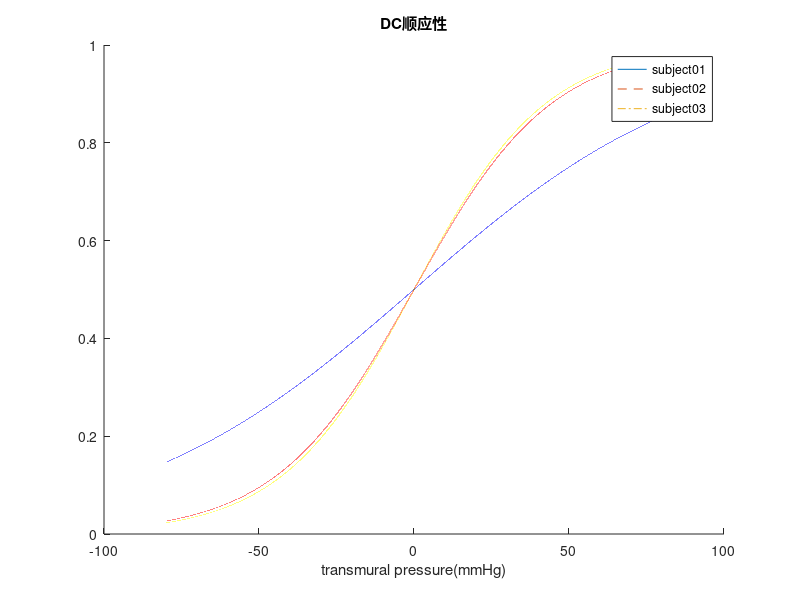
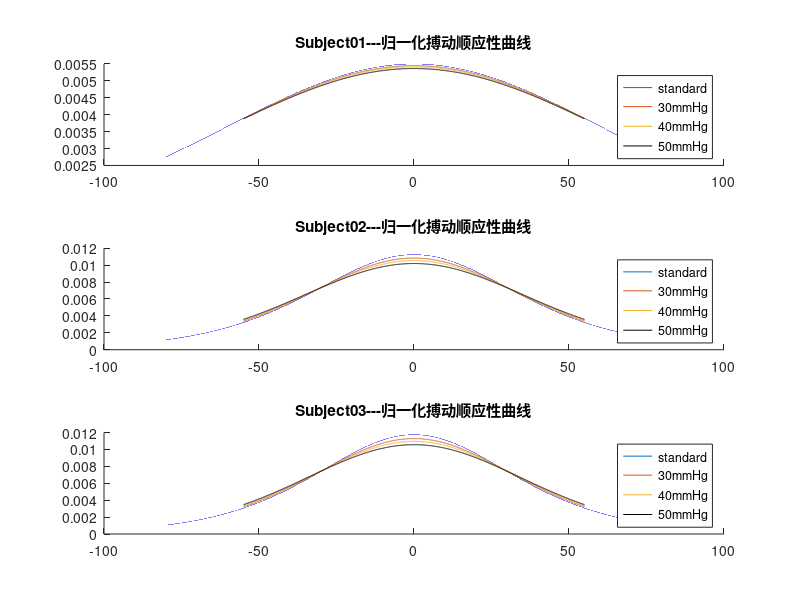
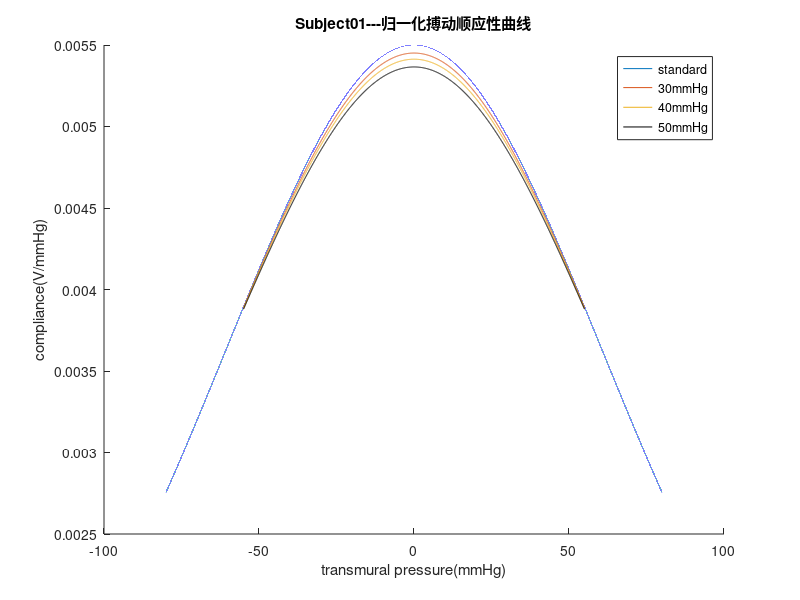
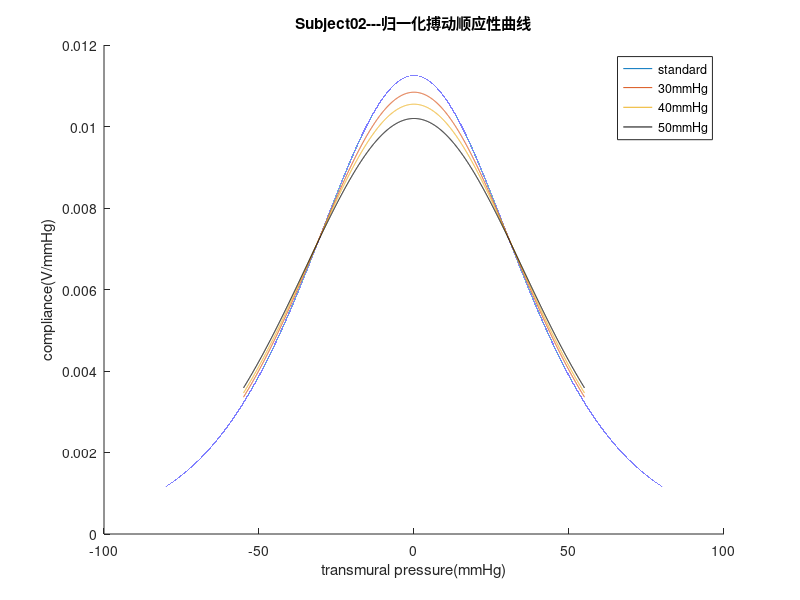

Write the MATLAB code that produced these figures, in order.
% range of transmural pressure
transmural_pressure = -80:0.001:80;
% range of transmural pressure center
center = -55:0.05:55;
left30 = center - 15;
right30 = center + 15;
left40 = center - 20;
right40 = center + 20;
left50 = center - 25;
right50 = center + 25;

%     subject01 older than b2 subject02 years old 
%     subject02 and subject03 has different gender
% const b2 varies from people to people
b2 = [0.022;0.045;0.047];
% vascular compliance curve
figure(1)
hold on
y1 = 1 ./ (1 + exp(-b2(1) * transmural_pressure));
plot(transmural_pressure, y1,"-")
y1 = 1 ./ (1 + exp(-b2(2) * transmural_pressure));
plot(transmural_pressure, y1,"--")
y1 = 1 ./ (1 + exp(-b2(3) * transmural_pressure));
plot(transmural_pressure, y1,"-.")
legend('subject01','subject02','subject03')
xlabel('transmural pressure(mmHg)')
title("DC顺应性")
hold off

% compliance means diff
figure(2)
% first situation
subplot(3,1,1)
hold on
% standard curve
c1 = b2(1) * exp(-b2(1) * transmural_pressure) ./ (1 + exp(-b2(1) * transmural_pressure)).^ 2;
plot(transmural_pressure, c1,"-")
% the slop when p amp is 30Mpa
c1slop30 = (1 ./ (1 + exp(-b2(1) * right30)) - 1 ./ (1 + exp(-b2(1) * left30))) / 30;
plot(center, c1slop30)
% the slop when p amp is 40Mpa
c1slop40 = (1 ./ (1 + exp(-b2(1) * right40)) - 1 ./ (1 + exp(-b2(1) * left40))) / 40;
plot(center, c1slop40)
% the slop when p amp is 50Mpa
c1slop50 = (1 ./ (1 + exp(-b2(1) * right50)) - 1 ./ (1 + exp(-b2(1) * left50))) / 50;
plot(center, c1slop50,'k')
title("Subject01---归一化搏动顺应性曲线")
legend('standard', "30mmHg","40mmHg", "50mmHg")
hold off

% second situation
subplot(3,1,2)
hold on
% standard curve
c2 = b2(2) * exp(-b2(2) * transmural_pressure) ./ (1 + exp(-b2(2) * transmural_pressure)).^ 2;
plot(transmural_pressure, c2,"-")
% the slop when p amp is 30Mpa
c2slop30 = (1 ./ (1 + exp(-b2(2) * right30)) - 1 ./ (1 + exp(-b2(2) * left30))) / 30;
plot(center, c2slop30)
% the slop when p amp is 40Mpa
c2slop40 = (1 ./ (1 + exp(-b2(2) * right40)) - 1 ./ (1 + exp(-b2(2) * left40))) / 40;
plot(center, c2slop40)
% the slop when p amp is 50Mpa
c2slop50 = (1 ./ (1 + exp(-b2(2) * right50)) - 1 ./ (1 + exp(-b2(2) * left50))) / 50;
plot(center, c2slop50,'k')
title("Subject02---归一化搏动顺应性曲线")
legend('standard', "30mmHg","40mmHg", "50mmHg")
hold off

% third situation
subplot(3,1,3)
hold on
% standard curve
c3 = b2(3) * exp(-b2(3) * transmural_pressure) ./ (1 + exp(-b2(3) * transmural_pressure)).^ 2;
plot(transmural_pressure, c3,"-")
% the slop when p amp is 30Mpa
c3slop30 = (1 ./ (1 + exp(-b2(3) * right30)) - 1 ./ (1 + exp(-b2(3) * left30))) / 30;
plot(center, c3slop30)
% the slop when p amp is 40Mpa
c3slop40 = (1 ./ (1 + exp(-b2(3) * right40)) - 1 ./ (1 + exp(-b2(3) * left40))) / 40;
plot(center, c3slop40)
% the slop when p amp is 50Mpa
c3slop50 = (1 ./ (1 + exp(-b2(3) * right50)) - 1 ./ (1 + exp(-b2(3) * left50))) / 50;
plot(center, c3slop50,'k')
title("Subject03---归一化搏动顺应性曲线")
legend('standard', "30mmHg","40mmHg", "50mmHg")
hold off

% plot separately
figure(3)
hold on
% standard curve
c1 = b2(1) * exp(-b2(1) * transmural_pressure) ./ (1 + exp(-b2(1) * transmural_pressure)).^ 2;
plot(transmural_pressure, c1,"-")
% the slop when p amp is 30Mpa
c1slop30 = (1 ./ (1 + exp(-b2(1) * right30)) - 1 ./ (1 + exp(-b2(1) * left30))) / 30;
plot(center, c1slop30)
% the slop when p amp is 40Mpa
c1slop40 = (1 ./ (1 + exp(-b2(1) * right40)) - 1 ./ (1 + exp(-b2(1) * left40))) / 40;
plot(center, c1slop40)
% the slop when p amp is 50Mpa
c1slop50 = (1 ./ (1 + exp(-b2(1) * right50)) - 1 ./ (1 + exp(-b2(1) * left50))) / 50;
plot(center, c1slop50,'k')
title("Subject01---归一化搏动顺应性曲线")
legend('standard', "30mmHg","40mmHg", "50mmHg")
xlabel('transmural pressure(mmHg)')
ylabel('compliance(V/mmHg)')
hold off

figure(4)
hold on
% standard curve
c2 = b2(2) * exp(-b2(2) * transmural_pressure) ./ (1 + exp(-b2(2) * transmural_pressure)).^ 2;
plot(transmural_pressure, c2,"-")
% the slop when p amp is 30Mpa
c2slop30 = (1 ./ (1 + exp(-b2(2) * right30)) - 1 ./ (1 + exp(-b2(2) * left30))) / 30;
plot(center, c2slop30)
% the slop when p amp is 40Mpa
c2slop40 = (1 ./ (1 + exp(-b2(2) * right40)) - 1 ./ (1 + exp(-b2(2) * left40))) / 40;
plot(center, c2slop40)
% the slop when p amp is 50Mpa
c2slop50 = (1 ./ (1 + exp(-b2(2) * right50)) - 1 ./ (1 + exp(-b2(2) * left50))) / 50;
plot(center, c2slop50,'k')
title("Subject02---归一化搏动顺应性曲线")
legend('standard', "30mmHg","40mmHg", "50mmHg")
xlabel('transmural pressure(mmHg)')
ylabel('compliance(V/mmHg)')
hold off

figure(5)
hold on
% standard curve
c3 = b2(3) * exp(-b2(3) * transmural_pressure) ./ (1 + exp(-b2(3) * transmural_pressure)).^ 2;
plot(transmural_pressure, c3,"-")
% the slop when p amp is 30Mpa
c3slop30 = (1 ./ (1 + exp(-b2(3) * right30)) - 1 ./ (1 + exp(-b2(3) * left30))) / 30;
plot(center, c3slop30)
% the slop when p amp is 40Mpa
c3slop40 = (1 ./ (1 + exp(-b2(3) * right40)) - 1 ./ (1 + exp(-b2(3) * left40))) / 40;
plot(center, c3slop40)
% the slop when p amp is 50Mpa
c3slop50 = (1 ./ (1 + exp(-b2(3) * right50)) - 1 ./ (1 + exp(-b2(3) * left50))) / 50;
plot(center, c3slop50,'k')
title("Subject03---归一化搏动顺应性曲线")
legend('standard', "30mmHg","40mmHg", "50mmHg")
xlabel('transmural pressure(mmHg)')
ylabel('compliance(V/mmHg)')
hold off

% difference between three standard curves
figure(6)
hold on
plot(transmural_pressure, c1,"-")
plot(transmural_pressure, c2,"--")
plot(transmural_pressure, c3,"-.")
title("数据归一化")
legend('subject#01', "subject#02","subject#03")
xlabel('transmural pressure(mmHg)')
ylabel('compliance(V/mmHg)')

% 幅值归一化曲线
figure(7)
hold on
plot(transmural_pressure, (c1 - min(c1)) / (max(c1) - min(c1)),"-")
plot(transmural_pressure, (c2 - min(c2)) / (max(c2) - min(c2)),"--")
plot(transmural_pressure, (c3 - min(c3)) / (max(c3) - min(c3)),"-.")
title("AC动脉顺应性曲线")
legend('subject#01', "subject#02","subject#03")
xlabel('transmural pressure(mmHg)')
ylabel('compliance(V/mmHg)')
